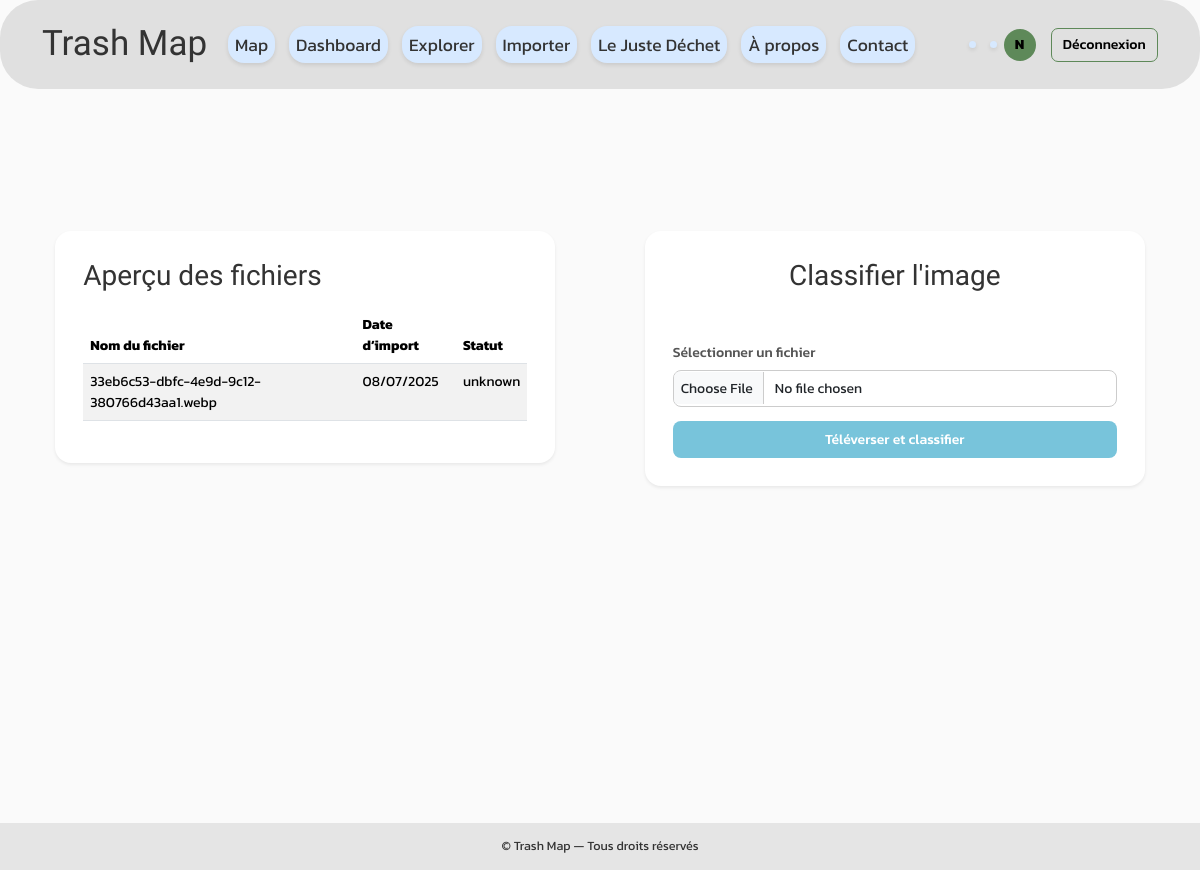
Screenshot of /upload (signed in) with the database file from the repository.
### app/models.py (models this page shows, shortened)
class User (db.Model, UserMixin):
    __tablename__ = 'Users'
    id                 = db.Column(db.Integer, primary_key=True, autoincrement=True)
    username           = db.Column(db.String(64), unique=True, nullable=False)
    email              = db.Column(db.String(120), unique=True, nullable=False)
    password           = db.Column(db.String(128), nullable=False)
    nb_pic             = db.Column(db.Integer, default=0)
    role               = db.Column(db.String(200), nullable=False, default='user')
    points             = db.Column(db.Integer, default=0)
    created_at         = db.Column(db.DateTime, nullable=False, default=db.func.current_timestamp())

class Image(db.Model):
    __tablename__ = 'Images'
    id            = db.Column(
        db.Integer,
        primary_key=True
    )
    file_path     = db.Column(
        db.String(200),
        nullable=False
    )
    label         = db.Column(
        db.String(100),
        nullable=True
    )
    true_label    = db.Column(
        db.String(100),
        nullable=True
    )
    upload_date   = db.Column(
        db.DateTime,
        nullable=False,
        default=datetime.utcnow
    )
    username      = db.Column(
        db.String(80),
        nullable=False,
        server_default='anonymous'
    )
    localisation  = db.Column(
        db.String(100),
        nullable=False,
        server_default='unknown'
    )
    description   = db.Column(
        db.Text,
        nullable=False,
        server_default='no description'
    )
    quizz         = db.Column(
        db.String(100),
        nullable=True
    )

### app/routes.py (the view, shortened to what this page needs)
@main_bp.route('/upload', methods=['GET', 'POST'])
def upload():
    form = UploadForm()
    if current_user.is_authenticated:
        role     = current_user.role
        username = current_user.username
    else:
        role     = 'anonyme'
        username = 'anonymous'
    img = None
    if username != 'anonymous':
        files = (
            Image.query
                 .filter_by(username=username)
                 .order_by(Image.id.desc())
                 .all()
        )
    elif img:
        files = [img]  # juste l’image uploadée à l’instant
    else:
        files = []     # anonyme sans upload → rien
    return render_template(
        'upload.html',
        form  = UploadForm(),  # réinitialise le formulaire
        files = files,
        role  = role
    )

### app/forms.py
class UploadForm(FlaskForm):
    file = FileField(
        'Sélectionner un fichier',
        validators=[
            FileRequired(message="Vous devez choisir un fichier."),
            FileAllowed(['jpg','jpeg','png','gif','webp', 'heic'], 'Images seulement !')
        ],
        render_kw={
            'accept': 'image/jpeg,image/png,image/gif,image/webp,image/heic'
        }
    )
    status = HiddenField('Statut', default='unknown')
    submit = SubmitField('Téléverser et classifier')

### app/templates/upload.html (shortened to what this page needs)
{% extends 'base.html' %}
{% block content %}
<div class="row">
  <div class="col-md-6">
    <div class="card shadow-sm mb-4">
      <div class="card-body">
        <h2 class="card-title mb-3">{{ _('Aperçu des fichiers') }}</h2>
        <table class="table table-striped">
          <thead>
            <tr>
              <th>{{ _('Nom du fichier') }}</th>
              <th>{{ _('Date d’import') }}</th>
              <th>{{ _('Statut') }}</th>
            </tr>
          </thead>
          <tbody id="file-list">
            {% for file in files %}
            <tr>
              <td>{{ file.file_path.split('/')[-1] }}</td>
              <td>{{ file.upload_date.strftime('%d/%m/%Y') }}</td>
              <td>{{ file.true_label or '–' }}</td>
            </tr>
            {% else %}
            <tr>
              <td colspan="3" class="text-center">{{ _('Aucun fichier téléversé') }}</td>
            </tr>
            {% endfor %}
          </tbody>
        </table>
      </div>
    </div>
  </div>
  <div class="col-md-6">
    <div class="card shadow-sm mb-4">
      <div class="card-body d-flex flex-column justify-content-between" style="height:100%;">
        <div>
          <h2 class="card-title mb-3 text-center">{{ _("Classifier l'image") }}</h2>
        </div>
        <form id="upload-form"
              method="POST"
              action="{{ url_for('main.upload') }}"
              enctype="multipart/form-data">
          <div class="mb-3">
            <label for="file" class="form-label">{{ _('Sélectionner un fichier') }}</label>
            {{ form.file(class="form-control", id="file") }}
          </div>
          <div class="d-grid">
            {{ form.submit(class="btn btn-primary w-100", value=_('Téléverser et classifier')) }}
          </div>
        </form>
      </div>
    </div>
  </div>
</div>
{% endblock %}

### app/templates/base.html (shortened to what this page needs)
<!DOCTYPE html>
<html lang="{{ current_locale }}">
<head>
  <link
    href="https://cdn.jsdelivr.net/npm/bootstrap@5.3.2/dist/css/bootstrap.min.css"
    rel="stylesheet"
  />
  <link rel="stylesheet" href="https://unpkg.com/leaflet/dist/leaflet.css" />
  <link
    rel="stylesheet"
    href="https://cdn.jsdelivr.net/gh/lipis/flag-icons@7.3.2/css/flag-icons.min.css"
  />
  <link href="{{ url_for('static', filename='css/main.css') }}" rel="stylesheet" />
</head>
<body class="d-flex flex-column min-vh-100">
  <nav class="navbar navbar-expand-lg custom-navbar fixed-top">
    <div class="container-fluid">
      <a class="navbar-brand" href="{{ url_for('main.show_map') }}">
        {{ _('Trash Map') }}
      </a>
      <div class="collapse navbar-collapse justify-content-between" id="topNav">
        <ul class="navbar-nav me-auto mb-2 mb-lg-0 flex-column flex-lg-row">
          <li class="nav-item">
            <a class="nav-link" href="{{ url_for('main.show_map') }}">{{ _('Map') }}</a>
          </li>
          <li class="nav-item">
            <a class="nav-link" href="{{ url_for('main.dashboard') }}">{{ _('Dashboard') }}</a>
          </li>
          <li class="nav-item">
            <a class="nav-link" href="{{ url_for('main.explorer') }}">{{ _('Explorer') }}</a>
          </li>
          <li class="nav-item">
            <a class="nav-link" href="{{ url_for('main.upload') }}">{{ _('Importer') }}</a>
          </li>
          <li class="nav-item">
            <a class="nav-link" href="{{ url_for('main.quizz') }}">{{ _('Le Juste Déchet') }}</a>
          </li>
          <li class="nav-item">
            <a class="nav-link" href="{{ url_for('main.about') }}">{{ _('À propos') }}</a>
          </li>
          <li class="nav-item">
            <a class="nav-link" href="{{ url_for('main.contact') }}">{{ _('Contact') }}</a>
          </li>
        </ul>
        <div class="auth-box d-flex align-items-center ms-auto">
          <ul class="navbar-nav ms-3 d-flex flex-row align-items-center">
            <li class="nav-item">
              <a class="nav-link p-1" href="{{ request.path }}?lang=fr" title="Français">
              </a>
            </li>
            <li class="nav-item">
              <a class="nav-link p-1" href="{{ request.path }}?lang=en" title="English">
              </a>
            </li>
          </ul>
          {% if current_user.is_authenticated %}
            <a href="{{ url_for('profile.view') }}" class="nav-avatar me-2">
              <span class="avatar-circle">{{ current_user.username[0]|upper }}</span>
            </a>
            <a href="{{ url_for('main.logout') }}" class="btn btn-outline-light">
              {{ _('Déconnexion') }}
            </a>
          {% endif %}
        </div>
      </div>
    </div>
  </nav>
  <div class="container-fluid flex-fill pt-5 pb-5">
    <div class="row h-100">
      <main class="col-12 px-4 py-4 overflow-auto">
        {% block content %}{% endblock %}
      </main>
    </div>
  </div>
  <footer class="footer text-center py-3 mt-auto">
    &copy; {{ current_year }} {{ _('Trash Map — Tous droits réservés') }}
  </footer>
</body>
</html>

### app/static/css/main.css (style rules this page uses)
html, body { height: 100%; margin: 0; padding-top: 70px; font-family: 'Kanit', sans-serif; font-size: 14px; background: #fafafa; color: #333; display: flex; flex-direction: column; }
.flex-fill { flex: 1; }
.custom-navbar, .custom-navbar .container-fluid { padding: 0.5rem 1.5rem; }
.custom-navbar { background: #e0e0e0; border-radius: 38px; }
.custom-navbar .navbar-brand { font-family: 'Micro 5', monospace; font-size: 2.5rem; color: #333; }
.custom-navbar .navbar-nav { display: flex; flex-direction: row; align-items: center; }
.custom-navbar .nav-link { margin: 0 0.5rem; padding: 0.4rem 1rem; background: #ffffff; border-radius: 16px; box-shadow: 0 2px 4px rgba(0,0,0,0.1); font-size: 1.25rem; color: #333; transition: all 0.2s; }
.custom-navbar .nav-link:nth-child(1) { background: #d7e9ff; }
.auth-box .btn { border-radius: 0.5rem; font-weight: 500; padding: 0.4rem 0.8rem; width: auto; transition: background-color 0.2s ease, transform 0.2s ease; }
.card { margin: 2rem auto; max-width: 500px; border: none; border-radius: 16px; box-shadow: 0 2px 8px rgba(0,0,0,0.1); }
.card-body { padding: 2rem; }
.card-title { font-family: 'Micro 5', monospace; color: #333; margin-bottom: 1.5rem; }
.form-label { font-weight: 500; color: #555; }
.form-control { border-radius: 8px; border: 1px solid #ccc; padding: 0.5rem; transition: border-color 0.2s; }
.btn-primary { background: #78c4db; border: none; font-weight: 500; border-radius: 8px; padding: 0.6rem; transition: background-color 0.2s, transform 0.2s; }
main { flex: 1; padding: 1rem; }
h1, h2, h3, .display-5 { font-family: 'Micro 5', monospace; color: #333; }
footer { background: #e0e0e0cb; text-align: center; padding: 1rem 0; font-size: 0.9rem; margin-top: auto; }
.btn-outline-light { color: #000000; border-color: #5e8959; }
.nav-avatar { text-decoration: none; }
.avatar-circle { display: inline-flex; align-items: center; justify-content: center; width: 36px; height: 36px; border-radius: 50%; background-color: #e0e0e0; color: #333333; font-size: 1rem; font-weight: bold; text-transform: uppercase; user-select: none; cursor: default; }
.avatar-circle { display: inline-flex; align-items: center; justify-content: center; width: 32px; height: 32px; margin-right: 8px; background-color: #5e8959; color: rgb(0, 0, 0); font-weight: bold; border-radius: 50%; text-transform: uppercase; }

### rows the page displays
User: username "N"
Image: file_path "33eb6c53-dbfc-4e9d-9c12-380766d43aa1.webp", upload_date "08/07/2025", true_label "unknown"
